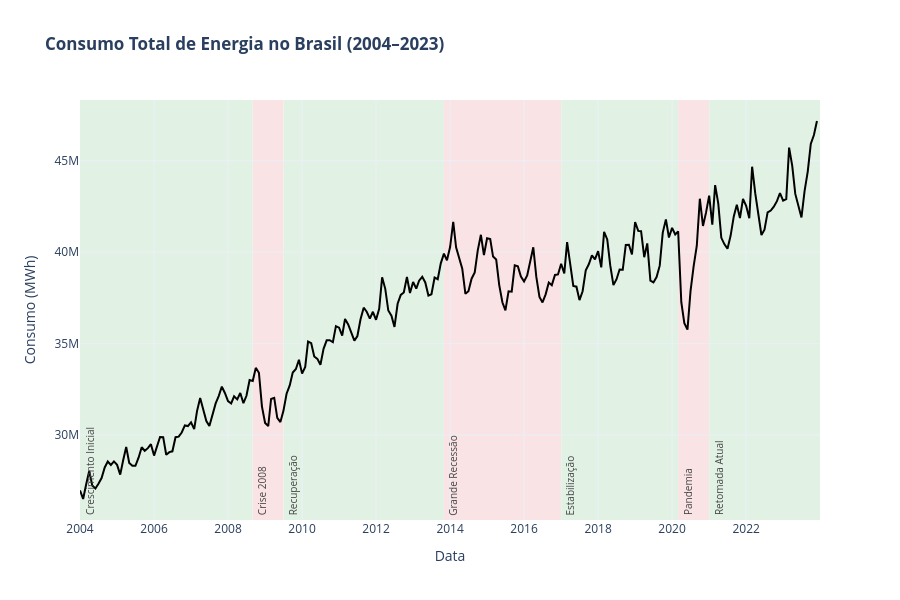

The notebook cell this image was saved under:
### Markdown cell above
## 2. Visão Geral — Consumo Total

### Code cell
consumo_total = (consumo[consumo['tipo_consumo'] == 'Total']
                 .groupby('data')['consumo'].sum().reset_index())

fig = px.line(consumo_total, x='data', y='consumo',
              title='<b>Consumo Total de Energia no Brasil (2004–2023)</b>',
              labels={'consumo': 'Consumo (MWh)', 'data': 'Data'},
              template='plotly_white')

# Cores padronizadas
VERDE_OK = "#d4edda"
VERMELHO_ALERTA = "#f8d7da"

blocos = [
    dict(x0="2004-01-01", x1="2008-08-31", label="Crescimento Inicial", color=VERDE_OK),
    dict(x0="2008-09-01", x1="2009-06-30", label="Crise 2008", color=VERMELHO_ALERTA),
    dict(x0="2009-07-01", x1="2013-10-31", label="Recuperação", color=VERDE_OK),
    dict(x0="2013-11-01", x1="2016-12-31", label="Grande Recessão", color=VERMELHO_ALERTA),
    dict(x0="2017-01-01", x1="2020-02-29", label="Estabilização", color=VERDE_OK),
    dict(x0="2020-03-01", x1="2020-12-31", label="Pandemia", color=VERMELHO_ALERTA),
    dict(x0="2021-01-01", x1="2023-12-31", label="Retomada Atual", color=VERDE_OK)
]

fig.update_traces(line=dict(color='black', width=2))

for b in blocos:
    fig.add_vrect(
        x0=b['x0'], x1=b['x1'],
        fillcolor=b['color'], 
        opacity=0.7, 
        layer="below", 
        line_width=0,
        annotation_text=f" {b['label']}",
        annotation_position="bottom left",
        annotation_font=dict(size=10, color="#444"),
        annotation_textangle=-90
    )

fig.update_layout(
    height=600, 
    margin=dict(t=100, b=80),
    yaxis_title="Consumo (MWh)"
)

fig.write_html('consumo_total_contexto.html')
fig.show()

### Figure 1 — Plotly figure (JSON) as saved in the notebook; plotly's stock layout.template omitted (floating-point values rounded to 4 significant figures; data arrays with more than 128 entries replaced by an {"elided": "..."} marker saying what was removed)
{"data": [{"hovertemplate": "Data=%{x}<br>Consumo (MWh)=%{y}<extra></extra>", "legendgroup": "", "line": {"color": "black", "dash": "solid", "width": 2}, "marker": {"symbol": "circle"}, "mode": "lines", "name": "", "orientation": "v", "showlegend": false, "type": "scatter", "x": {"elided": "240 str values"}, "xaxis": "x", "y": {"elided": "240 int values"}, "yaxis": "y"}], "layout": {"annotations": [{"font": {"color": "#444", "size": 10}, "showarrow": false, "text": " Crescimento Inicial", "textangle": -90, "x": "2004-01-01", "xanchor": "left", "xref": "x", "y": 0, "yanchor": "bottom", "yref": "y domain"}, {"font": {"color": "#444", "size": 10}, "showarrow": false, "text": " Crise 2008", "textangle": -90, "x": "2008-09-01", "xanchor": "left", "xref": "x", "y": 0, "yanchor": "bottom", "yref": "y domain"}, {"font": {"color": "#444", "size": 10}, "showarrow": false, "text": " Recuperação", "textangle": -90, "x": "2009-07-01", "xanchor": "left", "xref": "x", "y": 0, "yanchor": "bottom", "yref": "y domain"}, {"font": {"color": "#444", "size": 10}, "showarrow": false, "text": " Grande Recessão", "textangle": -90, "x": "2013-11-01", "xanchor": "left", "xref": "x", "y": 0, "yanchor": "bottom", "yref": "y domain"}, {"font": {"color": "#444", "size": 10}, "showarrow": false, "text": " Estabilização", "textangle": -90, "x": "2017-01-01", "xanchor": "left", "xref": "x", "y": 0, "yanchor": "bottom", "yref": "y domain"}, {"font": {"color": "#444", "size": 10}, "showarrow": false, "text": " Pandemia", "textangle": -90, "x": "2020-03-01", "xanchor": "left", "xref": "x", "y": 0, "yanchor": "bottom", "yref": "y domain"}, {"font": {"color": "#444", "size": 10}, "showarrow": false, "text": " Retomada Atual", "textangle": -90, "x": "2021-01-01", "xanchor": "left", "xref": "x", "y": 0, "yanchor": "bottom", "yref": "y domain"}], "height": 600, "legend": {"tracegroupgap": 0}, "margin": {"b": 80, "t": 100}, "shapes": [{"fillcolor": "#d4edda", "layer": "below", "line": {"width": 0}, "opacity": 0.7, "type": "rect", "x0": "2004-01-01", "x1": "2008-08-31", "xref": "x", "y0": 0, "y1": 1, "yref": "y domain"}, {"fillcolor": "#f8d7da", "layer": "below", "line": {"width": 0}, "opacity": 0.7, "type": "rect", "x0": "2008-09-01", "x1": "2009-06-30", "xref": "x", "y0": 0, "y1": 1, "yref": "y domain"}, {"fillcolor": "#d4edda", "layer": "below", "line": {"width": 0}, "opacity": 0.7, "type": "rect", "x0": "2009-07-01", "x1": "2013-10-31", "xref": "x", "y0": 0, "y1": 1, "yref": "y domain"}, {"fillcolor": "#f8d7da", "layer": "below", "line": {"width": 0}, "opacity": 0.7, "type": "rect", "x0": "2013-11-01", "x1": "2016-12-31", "xref": "x", "y0": 0, "y1": 1, "yref": "y domain"}, {"fillcolor": "#d4edda", "layer": "below", "line": {"width": 0}, "opacity": 0.7, "type": "rect", "x0": "2017-01-01", "x1": "2020-02-29", "xref": "x", "y0": 0, "y1": 1, "yref": "y domain"}, {"fillcolor": "#f8d7da", "layer": "below", "line": {"width": 0}, "opacity": 0.7, "type": "rect", "x0": "2020-03-01", "x1": "2020-12-31", "xref": "x", "y0": 0, "y1": 1, "yref": "y domain"}, {"fillcolor": "#d4edda", "layer": "below", "line": {"width": 0}, "opacity": 0.7, "type": "rect", "x0": "2021-01-01", "x1": "2023-12-31", "xref": "x", "y0": 0, "y1": 1, "yref": "y domain"}], "title": {"text": "<b>Consumo Total de Energia no Brasil (2004–2023)</b>"}, "xaxis": {"anchor": "y", "domain": [0, 1], "title": {"text": "Data"}}, "yaxis": {"anchor": "x", "domain": [0, 1], "title": {"text": "Consumo (MWh)"}}}}
